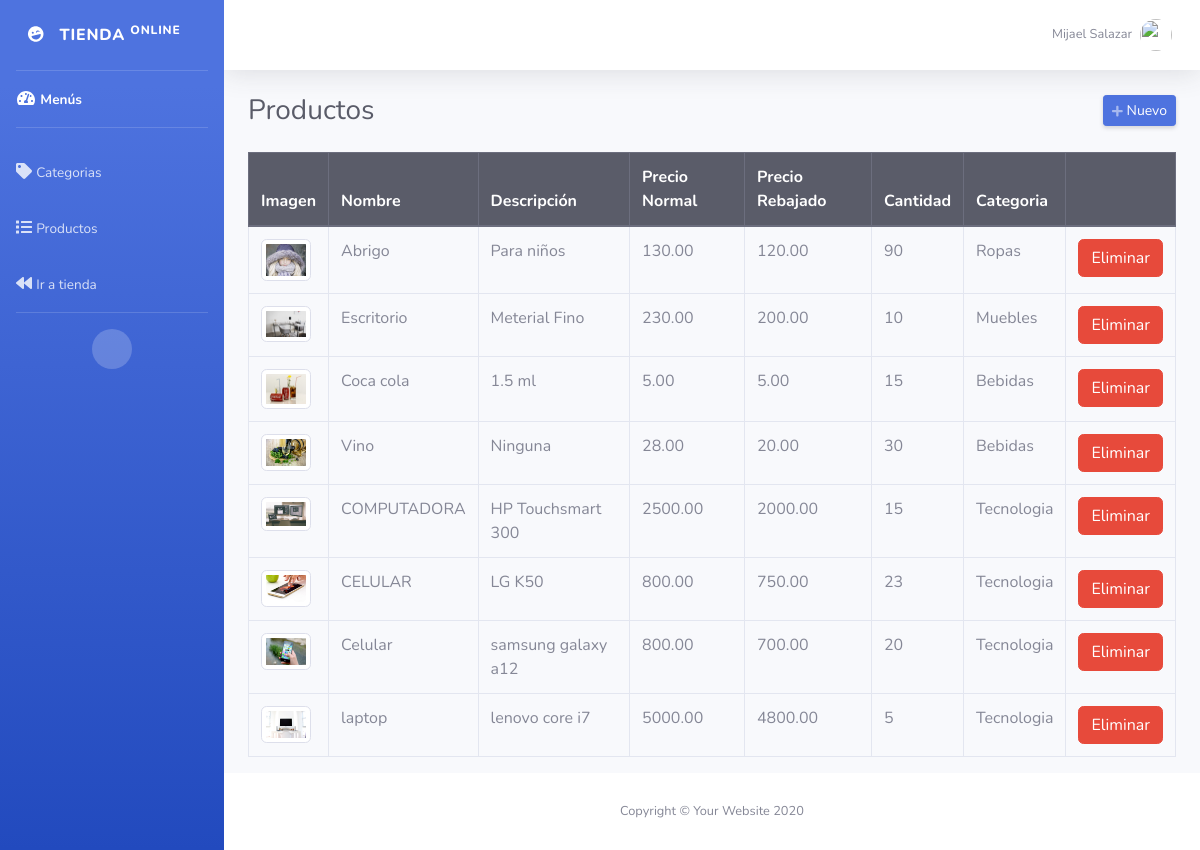
The page /admin/productos.php (signed in) on the database its author committed.
### tables this page shows
CREATE TABLE IF NOT EXISTS `productos` (
  `id` int(11) NOT NULL AUTO_INCREMENT,
  `nombre` varchar(255) NOT NULL,
  `descripcion` text NOT NULL,
  `precio_normal` decimal(10,2) NOT NULL,
  `precio_rebajado` decimal(10,2) NOT NULL,
  `cantidad` int(11) NOT NULL,
  `imagen` varchar(50) NOT NULL,
  `id_categoria` int(11) NOT NULL,
  PRIMARY KEY (`id`),
  KEY `id_categoria` (`id_categoria`)
);

CREATE TABLE IF NOT EXISTS `categorias` (
  `id` int(11) NOT NULL AUTO_INCREMENT,
  `categoria` varchar(50) NOT NULL,
  PRIMARY KEY (`id`)
);

### admin/productos.php (the view, shortened to what this page needs)
<?php
require_once "../config/conexion.php";
include("includes/header.php"); ?>
<div class="d-sm-flex align-items-center justify-content-between mb-4">
    <h1 class="h3 mb-0 text-gray-800">Productos</h1>
    <a href="#" class="d-none d-sm-inline-block btn btn-sm btn-primary shadow-sm" id="abrirProducto"><i class="fas fa-plus fa-sm text-white-50"></i> Nuevo</a>
</div>
<div class="row">
    <div class="col-md-12">
        <div class="table-responsive">
            <table class="table table-hover table-bordered" style="width: 100%;">
                <thead class="thead-dark">
                    <tr>
                        <th>Imagen</th>
                        <th>Nombre</th>
                        <th>Descripción</th>
                        <th>Precio Normal</th>
                        <th>Precio Rebajado</th>
                        <th>Cantidad</th>
                        <th>Categoria</th>
                        <th></th>
                    </tr>
                </thead>
                <tbody>
                    <?php
                    $query = mysqli_query($conexion, "SELECT p.*, c.id AS id_cat, c.categoria FROM productos p INNER JOIN categorias c ON c.id = p.id_categoria ORDER BY p.id DESC");
                    while ($data = mysqli_fetch_assoc($query)) { ?>
                        <tr>
                            <td><img class="img-thumbnail" src="../assets/img/<?php echo $data['imagen']; ?>" width="50"></td>
                            <td><?php echo $data['nombre']; ?></td>
                            <td><?php echo $data['descripcion']; ?></td>
                            <td><?php echo $data['precio_normal']; ?></td>
                            <td><?php echo $data['precio_rebajado']; ?></td>
                            <td><?php echo $data['cantidad']; ?></td>
                            <td><?php echo $data['categoria']; ?></td>
                            <td>
                                <form method="post" action="eliminar.php?accion=pro&id=<?php echo $data['id']; ?>" class="d-inline eliminar">
                                    <button class="btn btn-danger" type="submit">Eliminar</button>
                                </form>
                            </td>
                        </tr>
                    <?php } ?>
                </tbody>
            </table>
        </div>
    </div>
</div>
<?php include("includes/footer.php"); ?>

### rows shown on the page
productos: imagen (picture), nombre "Abrigo", descripcion "Para niños", precio_normal "130.00", precio_rebajado "120.00", cantidad "90", id_categoria.categoria "Ropas"
productos: imagen (picture), nombre "Escritorio", descripcion "Meterial Fino", precio_normal "230.00", precio_rebajado "200.00", cantidad "10", id_categoria.categoria "Muebles"
productos: imagen (picture), nombre "Coca cola", descripcion "1.5 ml", precio_normal "5.00", precio_rebajado "5.00", cantidad "15", id_categoria.categoria "Bebidas"
productos: imagen (picture), nombre "Vino", descripcion "Ninguna", precio_normal "28.00", precio_rebajado "20.00", cantidad "30", id_categoria.categoria "Bebidas"
productos: imagen (picture), nombre "COMPUTADORA", descripcion "HP Touchsmart 300", precio_normal "2500.00", precio_rebajado "2000.00", cantidad "15", id_categoria.categoria "Tecnologia"
productos: imagen (picture), nombre "CELULAR", descripcion "LG K50", precio_normal "800.00", precio_rebajado "750.00", cantidad "23", id_categoria.categoria "Tecnologia"
productos: imagen (picture), nombre "Celular", descripcion "samsung galaxy a12", precio_normal "800.00", precio_rebajado "700.00", cantidad "20", id_categoria.categoria "Tecnologia"
productos: imagen (picture), nombre "laptop", descripcion "lenovo core i7", precio_normal "5000.00", precio_rebajado "4800.00", cantidad "5", id_categoria.categoria "Tecnologia"

### other values the page prints
$_SESSION['nombre'] "Mijael Salazar"
